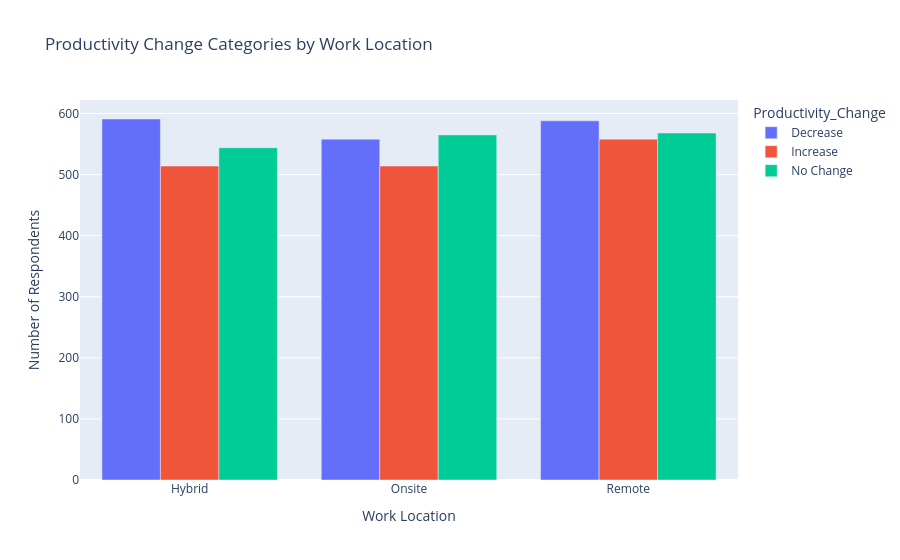

The cell this chart's notebook holds for it:
### Code cell
import pandas as pd
import plotly.express as px

# Dataset laden
df = pd.read_csv("remote_work_impact.csv")
import pandas as pd
import plotly.express as px

# Aantal respondenten per Work_Location en Productivity_Change
prod_counts = df.groupby(['Work_Location', 'Productivity_Change']).size().reset_index(name='Count')

fig = px.bar(prod_counts, x='Work_Location', y='Count', color='Productivity_Change',
             title='Productivity Change Categories by Work Location',
             labels={'Work_Location': 'Work Location', 'Count': 'Number of Respondents'},
             barmode='group')
fig.show()

### Figure 1 — Plotly figure (JSON) as saved in the notebook; plotly's stock layout.template omitted (floating-point values rounded to 4 significant figures)
{"data": [{"alignmentgroup": "True", "hovertemplate": "Productivity_Change=Decrease<br>Work Location=%{x}<br>Number of Respondents=%{y}<extra></extra>", "legendgroup": "Decrease", "marker": {"color": "#636efa", "pattern": {"shape": ""}}, "name": "Decrease", "offsetgroup": "Decrease", "orientation": "v", "showlegend": true, "textposition": "auto", "type": "bar", "x": ["Hybrid", "Onsite", "Remote"], "xaxis": "x", "y": [591, 558, 588], "yaxis": "y"}, {"alignmentgroup": "True", "hovertemplate": "Productivity_Change=Increase<br>Work Location=%{x}<br>Number of Respondents=%{y}<extra></extra>", "legendgroup": "Increase", "marker": {"color": "#EF553B", "pattern": {"shape": ""}}, "name": "Increase", "offsetgroup": "Increase", "orientation": "v", "showlegend": true, "textposition": "auto", "type": "bar", "x": ["Hybrid", "Onsite", "Remote"], "xaxis": "x", "y": [514, 514, 558], "yaxis": "y"}, {"alignmentgroup": "True", "hovertemplate": "Productivity_Change=No Change<br>Work Location=%{x}<br>Number of Respondents=%{y}<extra></extra>", "legendgroup": "No Change", "marker": {"color": "#00cc96", "pattern": {"shape": ""}}, "name": "No Change", "offsetgroup": "No Change", "orientation": "v", "showlegend": true, "textposition": "auto", "type": "bar", "x": ["Hybrid", "Onsite", "Remote"], "xaxis": "x", "y": [544, 565, 568], "yaxis": "y"}], "layout": {"autosize": true, "barmode": "group", "legend": {"title": {"text": "Productivity_Change"}, "tracegroupgap": 0}, "title": {"text": "Productivity Change Categories by Work Location"}, "xaxis": {"anchor": "y", "autorange": true, "domain": [0, 1], "range": [-0.5, 2.5], "title": {"text": "Work Location"}, "type": "category"}, "yaxis": {"anchor": "x", "autorange": true, "domain": [0, 1], "range": [0, 622.1], "title": {"text": "Number of Respondents"}, "type": "linear"}}}
